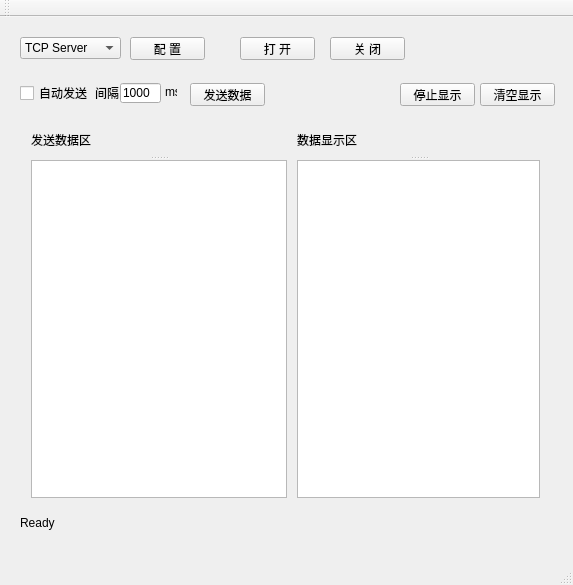
<?xml version="1.0" encoding="UTF-8"?>
<ui version="4.0">
 <class>MainWindow</class>
 <widget class="QMainWindow" name="MainWindow">
  <property name="geometry">
   <rect>
    <x>0</x>
    <y>0</y>
    <width>573</width>
    <height>585</height>
   </rect>
  </property>
  <property name="windowTitle">
   <string>MainWindow</string>
  </property>
  <widget class="QWidget" name="centralWidget">
   <widget class="QPushButton" name="StoppushButton">
    <property name="geometry">
     <rect>
      <x>1016</x>
      <y>94</y>
      <width>75</width>
      <height>23</height>
     </rect>
    </property>
    <property name="text">
     <string>停 止</string>
    </property>
   </widget>
   <widget class="QPushButton" name="ChoosepushButton">
    <property name="geometry">
     <rect>
      <x>1016</x>
      <y>130</y>
      <width>75</width>
      <height>23</height>
     </rect>
    </property>
    <property name="text">
     <string>选 项</string>
    </property>
   </widget>
   <widget class="QWidget" name="layoutWidget">
    <property name="geometry">
     <rect>
      <x>120</x>
      <y>43</y>
      <width>2</width>
      <height>2</height>
     </rect>
    </property>
    <layout class="QHBoxLayout" name="horizontalLayout"/>
   </widget>
   <widget class="QWidget" name="layoutWidget_2">
    <property name="geometry">
     <rect>
      <x>120</x>
      <y>43</y>
      <width>2</width>
      <height>2</height>
     </rect>
    </property>
    <layout class="QHBoxLayout" name="horizontalLayout_2"/>
   </widget>
   <widget class="QWidget" name="layoutWidget_3">
    <property name="geometry">
     <rect>
      <x>20</x>
      <y>96</y>
      <width>531</width>
      <height>391</height>
     </rect>
    </property>
    <layout class="QHBoxLayout" name="horizontalLayout_3" stretch="0,1">
     <property name="spacing">
      <number>10</number>
     </property>
     <property name="bottomMargin">
      <number>6</number>
     </property>
     <item>
      <widget class="QSplitter" name="splitter">
       <property name="orientation">
        <enum>Qt::Vertical</enum>
       </property>
       <widget class="QLabel" name="label_3">
        <property name="text">
         <string>发送数据区</string>
        </property>
       </widget>
       <widget class="QTextEdit" name="SendtextEdit"/>
      </widget>
     </item>
     <item>
      <widget class="QSplitter" name="splitter_2">
       <property name="orientation">
        <enum>Qt::Vertical</enum>
       </property>
       <widget class="QLabel" name="label_5">
        <property name="text">
         <string>数据显示区</string>
        </property>
       </widget>
       <widget class="QTextBrowser" name="ViewtextEdit"/>
      </widget>
     </item>
    </layout>
   </widget>
   <widget class="QLabel" name="Statelabel">
    <property name="geometry">
     <rect>
      <x>20</x>
      <y>496</y>
      <width>191</width>
      <height>20</height>
     </rect>
    </property>
    <property name="text">
     <string>Ready</string>
    </property>
   </widget>
   <widget class="QPushButton" name="SendpushButton">
    <property name="geometry">
     <rect>
      <x>190</x>
      <y>66</y>
      <width>75</width>
      <height>23</height>
     </rect>
    </property>
    <property name="text">
     <string>发送数据</string>
    </property>
   </widget>
   <widget class="QPushButton" name="DisplaypushButton">
    <property name="geometry">
     <rect>
      <x>400</x>
      <y>66</y>
      <width>75</width>
      <height>23</height>
     </rect>
    </property>
    <property name="text">
     <string>停止显示</string>
    </property>
    <property name="checkable">
     <bool>true</bool>
    </property>
   </widget>
   <widget class="QLineEdit" name="timelineEdit">
    <property name="geometry">
     <rect>
      <x>120</x>
      <y>66</y>
      <width>41</width>
      <height>20</height>
     </rect>
    </property>
    <property name="text">
     <string>1000</string>
    </property>
   </widget>
   <widget class="QPushButton" name="ClearpushButton">
    <property name="geometry">
     <rect>
      <x>480</x>
      <y>66</y>
      <width>75</width>
      <height>23</height>
     </rect>
    </property>
    <property name="text">
     <string>清空显示</string>
    </property>
   </widget>
   <widget class="QLabel" name="label_20">
    <property name="geometry">
     <rect>
      <x>165</x>
      <y>69</y>
      <width>12</width>
      <height>12</height>
     </rect>
    </property>
    <property name="text">
     <string>ms</string>
    </property>
   </widget>
   <widget class="QCheckBox" name="AutoSendcheckBox">
    <property name="geometry">
     <rect>
      <x>20</x>
      <y>68</y>
      <width>71</width>
      <height>16</height>
     </rect>
    </property>
    <property name="text">
     <string>自动发送</string>
    </property>
   </widget>
   <widget class="QLabel" name="label_19">
    <property name="geometry">
     <rect>
      <x>95</x>
      <y>70</y>
      <width>24</width>
      <height>12</height>
     </rect>
    </property>
    <property name="text">
     <string>间隔</string>
    </property>
   </widget>
   <widget class="QComboBox" name="StylecomboBox">
    <property name="geometry">
     <rect>
      <x>20</x>
      <y>20</y>
      <width>101</width>
      <height>22</height>
     </rect>
    </property>
    <item>
     <property name="text">
      <string>TCP Server</string>
     </property>
    </item>
    <item>
     <property name="text">
      <string>TCP Client</string>
     </property>
    </item>
    <item>
     <property name="text">
      <string>UDP</string>
     </property>
    </item>
    <item>
     <property name="text">
      <string>Serial COM</string>
     </property>
    </item>
   </widget>
   <widget class="QPushButton" name="OpenpushButton">
    <property name="geometry">
     <rect>
      <x>240</x>
      <y>20</y>
      <width>75</width>
      <height>23</height>
     </rect>
    </property>
    <property name="text">
     <string>打 开</string>
    </property>
   </widget>
   <widget class="QPushButton" name="ClosepushButton">
    <property name="geometry">
     <rect>
      <x>330</x>
      <y>20</y>
      <width>75</width>
      <height>23</height>
     </rect>
    </property>
    <property name="text">
     <string>关 闭</string>
    </property>
   </widget>
   <widget class="QPushButton" name="PeizhipushButton">
    <property name="geometry">
     <rect>
      <x>130</x>
      <y>20</y>
      <width>75</width>
      <height>23</height>
     </rect>
    </property>
    <property name="text">
     <string>配 置</string>
    </property>
   </widget>
  </widget>
  <widget class="QMenuBar" name="menuBar">
   <property name="geometry">
    <rect>
     <x>0</x>
     <y>0</y>
     <width>573</width>
     <height>23</height>
    </rect>
   </property>
  </widget>
  <widget class="QToolBar" name="mainToolBar">
   <attribute name="toolBarArea">
    <enum>TopToolBarArea</enum>
   </attribute>
   <attribute name="toolBarBreak">
    <bool>false</bool>
   </attribute>
  </widget>
  <widget class="QStatusBar" name="statusBar"/>
 </widget>
 <layoutdefault spacing="6" margin="11"/>
 <resources/>
 <connections/>
</ui>
